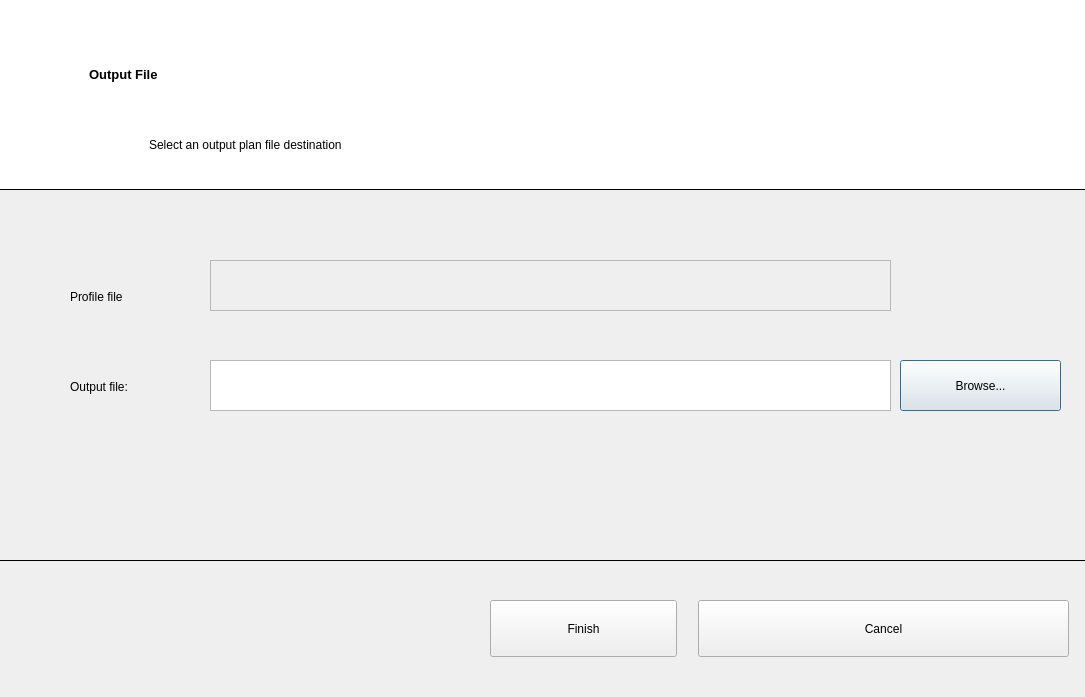
<?xml version="1.0" encoding="UTF-8"?>
<ui version="4.0">
 <class>Dialog</class>
 <widget class="QDialog" name="Dialog">
  <property name="geometry">
   <rect>
    <x>0</x>
    <y>0</y>
    <width>1085</width>
    <height>697</height>
   </rect>
  </property>
  <property name="windowTitle">
   <string>Dialog</string>
  </property>
  <widget class="QPlainTextEdit" name="plan_file_text_edit">
   <property name="geometry">
    <rect>
     <x>210</x>
     <y>360</y>
     <width>681</width>
     <height>51</height>
    </rect>
   </property>
  </widget>
  <widget class="QPushButton" name="choose_plan_file_button">
   <property name="geometry">
    <rect>
     <x>900</x>
     <y>360</y>
     <width>161</width>
     <height>51</height>
    </rect>
   </property>
   <property name="text">
    <string>Browse...</string>
   </property>
  </widget>
  <widget class="QLabel" name="label">
   <property name="geometry">
    <rect>
     <x>70</x>
     <y>370</y>
     <width>141</width>
     <height>33</height>
    </rect>
   </property>
   <property name="text">
    <string>Output file:</string>
   </property>
  </widget>
  <widget class="QLabel" name="label_2">
   <property name="geometry">
    <rect>
     <x>70</x>
     <y>280</y>
     <width>131</width>
     <height>33</height>
    </rect>
   </property>
   <property name="text">
    <string>Profile file</string>
   </property>
  </widget>
  <widget class="QPlainTextEdit" name="profile_file_text_edit">
   <property name="enabled">
    <bool>false</bool>
   </property>
   <property name="geometry">
    <rect>
     <x>210</x>
     <y>260</y>
     <width>681</width>
     <height>51</height>
    </rect>
   </property>
  </widget>
  <widget class="QFrame" name="frame">
   <property name="geometry">
    <rect>
     <x>-31</x>
     <y>-1</y>
     <width>1131</width>
     <height>191</height>
    </rect>
   </property>
   <property name="autoFillBackground">
    <bool>false</bool>
   </property>
   <property name="styleSheet">
    <string notr="true">background-color: rgb(255, 255, 255);</string>
   </property>
   <property name="frameShape">
    <enum>QFrame::Box</enum>
   </property>
   <property name="frameShadow">
    <enum>QFrame::Plain</enum>
   </property>
   <widget class="QLabel" name="title_label">
    <property name="geometry">
     <rect>
      <x>120</x>
      <y>50</y>
      <width>201</width>
      <height>51</height>
     </rect>
    </property>
    <property name="font">
     <font>
      <pointsize>10</pointsize>
      <weight>75</weight>
      <bold>true</bold>
     </font>
    </property>
    <property name="text">
     <string>Output File</string>
    </property>
    <property name="textFormat">
     <enum>Qt::AutoText</enum>
    </property>
   </widget>
   <widget class="QLabel" name="subtitle_label">
    <property name="geometry">
     <rect>
      <x>180</x>
      <y>110</y>
      <width>501</width>
      <height>71</height>
     </rect>
    </property>
    <property name="font">
     <font>
      <pointsize>9</pointsize>
     </font>
    </property>
    <property name="text">
     <string>Select an output plan file destination</string>
    </property>
   </widget>
  </widget>
  <widget class="QFrame" name="frame_2">
   <property name="geometry">
    <rect>
     <x>-10</x>
     <y>560</y>
     <width>1111</width>
     <height>151</height>
    </rect>
   </property>
   <property name="frameShape">
    <enum>QFrame::Box</enum>
   </property>
   <property name="frameShadow">
    <enum>QFrame::Plain</enum>
   </property>
   <widget class="QPushButton" name="finish_button">
    <property name="geometry">
     <rect>
      <x>500</x>
      <y>40</y>
      <width>187</width>
      <height>57</height>
     </rect>
    </property>
    <property name="text">
     <string>Finish</string>
    </property>
   </widget>
   <widget class="QPushButton" name="cancel_button">
    <property name="geometry">
     <rect>
      <x>708</x>
      <y>40</y>
      <width>371</width>
      <height>57</height>
     </rect>
    </property>
    <property name="text">
     <string>Cancel</string>
    </property>
   </widget>
  </widget>
 </widget>
 <resources/>
 <connections/>
</ui>
